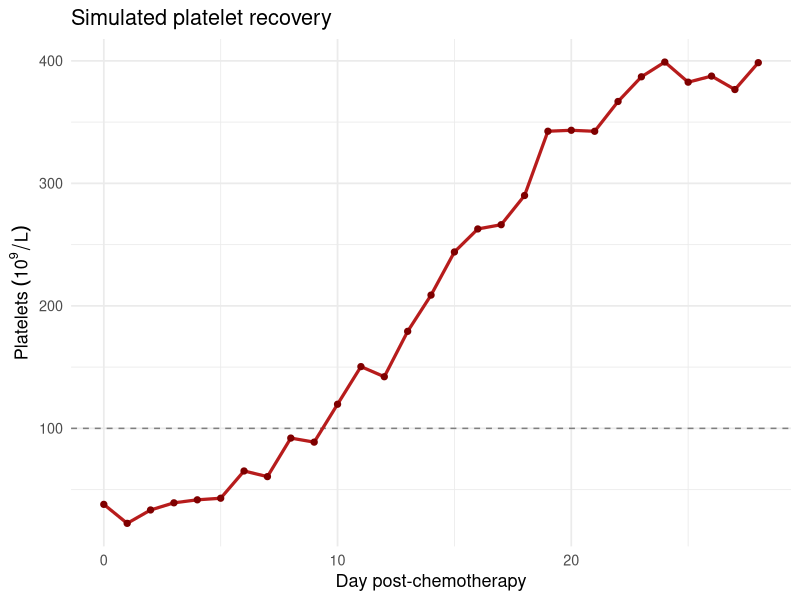

This chart was generated by the following R code:
## ---- chunk 1
#| label: fig-platelets
#| fig-cap: "Modelled platelet recovery; dashed line marks the 100 ×10⁹/L threshold."
#| fig-width: 7
#| fig-height: 4.2
library(ggplot2)
set.seed(42)

days      <- 0:28
platelets <- 20 + 380 / (1 + exp(-0.30 * (days - 14)))   # logistic recovery
obs       <- platelets + rnorm(length(days), 0, 9)
df        <- data.frame(day = days, platelets = obs)

ggplot(df, aes(day, platelets)) +
  geom_hline(yintercept = 100, linetype = "dashed", colour = "grey50") +
  geom_line(colour = "#B71C1C", linewidth = 1.1) +
  geom_point(colour = "#7f0000", size = 1.8) +
  labs(title = "Simulated platelet recovery",
       x = "Day post-chemotherapy",
       y = expression(Platelets~(10^9/L))) +
  theme_minimal(base_size = 13)
## ---- chunk 2
knitr::kable(
  data.frame(
    Milestone = c("Nadir", "Threshold crossed", "Day 28"),
    Day       = c(which.min(platelets) - 1,
                  days[which(platelets >= 100)[1]],
                  28),
    Platelets = round(c(min(platelets),
                        platelets[which(platelets >= 100)[1]],
                        tail(platelets, 1)))
  ),
  caption = "Key points of the recovery curve."
)
